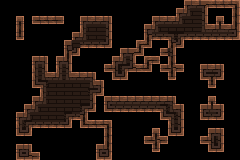

This game map was drawn from its Tiled (.tmx) file and the tilesets committed beside it. A one-line description and the full map source follow:
An orthogonal 30x20 tile map with 8x8 px tiles, 2 tile layers (prototype, terrain).

<map version="1.10" tiledversion="2024.05.24" orientation="orthogonal" renderorder="right-down" width="30" height="20" tilewidth="8" tileheight="8" infinite="0" nextlayerid="5" nextobjectid="1">
 <tileset firstgid="1" source="wood.tsx" />
 <layer id="2" name="prototype" width="30" height="20">
  <data encoding="csv">
0,0,0,0,0,0,0,0,0,0,0,0,0,0,0,0,0,0,0,0,0,0,0,73,73,73,73,73,73,73,
0,0,0,0,0,0,0,0,0,0,0,0,0,0,0,0,0,0,0,0,0,0,73,73,73,73,0,0,0,73,
0,0,73,0,73,73,73,73,0,0,73,73,73,73,0,0,0,0,0,73,73,73,73,73,73,73,0,73,0,73,
0,0,73,0,0,0,0,0,0,0,73,73,73,73,0,0,0,0,73,73,73,73,73,73,73,73,73,73,73,73,
0,0,73,0,0,0,0,0,0,73,73,73,73,73,0,0,0,0,73,73,73,73,73,73,73,73,73,73,73,73,
0,0,0,0,0,0,0,0,73,73,73,73,73,73,0,0,0,73,73,0,0,73,73,0,0,0,0,0,0,0,
0,0,0,0,0,0,0,0,73,73,0,0,0,0,0,73,73,73,0,0,73,73,0,0,0,0,0,0,0,0,
0,0,0,0,73,73,0,73,73,0,0,0,0,0,73,73,73,0,73,73,0,73,0,0,0,0,0,0,0,0,
0,0,0,0,73,73,0,73,73,0,0,0,0,73,73,73,73,73,73,0,73,73,73,0,0,73,73,73,0,0,
0,0,0,0,73,73,73,73,73,73,73,73,0,0,73,73,0,0,0,0,0,73,0,0,0,73,73,73,0,0,
0,0,0,0,73,73,73,73,73,73,73,73,73,0,0,0,0,0,0,0,0,0,0,0,0,0,73,0,0,0,
0,0,0,0,0,73,73,73,73,73,73,73,73,0,0,0,0,0,0,0,0,0,0,0,0,0,0,0,0,0,
0,0,0,0,73,73,73,73,73,73,73,73,0,73,73,73,73,73,73,73,73,73,0,0,0,0,73,0,0,0,
0,0,0,73,73,73,73,73,73,73,73,73,0,73,73,73,73,73,73,73,73,73,73,0,0,73,73,73,0,0,
0,0,73,73,73,73,73,73,73,73,73,0,0,0,0,0,0,0,0,0,73,73,73,0,0,73,73,73,0,0,
0,0,73,73,73,73,73,73,73,0,73,73,73,73,0,0,0,0,0,0,0,73,73,0,0,0,0,0,0,0,
0,0,73,73,0,0,0,0,0,0,0,0,0,73,0,0,0,0,0,73,0,73,73,0,0,0,73,73,0,0,
0,0,0,0,0,0,0,0,0,0,0,0,0,73,0,0,0,0,73,73,73,0,0,0,0,73,73,73,0,0,
0,0,73,73,0,0,0,0,0,0,0,0,73,73,0,0,0,0,0,73,0,0,0,0,0,0,73,73,0,0,
0,0,73,73,73,0,0,0,0,0,0,0,73,73,0,0,0,0,0,0,0,0,0,0,0,0,0,0,0,0
</data>
 </layer>
 <layer id="4" name="terrain" width="30" height="20">
  <data encoding="csv">
0,0,0,0,0,0,0,0,0,0,0,0,0,0,0,0,0,0,0,0,0,0,0,54,34,93,62,62,62,83,
0,0,0,0,0,0,0,0,0,0,0,0,0,0,0,0,0,0,0,0,0,0,54,76,2,30,0,0,0,50,
0,0,42,0,22,62,62,26,0,0,54,34,34,58,0,0,0,0,0,54,34,34,76,2,2,30,0,42,0,50,
0,0,50,0,0,0,0,0,0,0,14,2,2,30,0,0,0,0,54,76,2,2,2,2,2,75,34,85,34,87,
0,0,46,0,0,0,0,0,0,54,76,2,2,30,0,0,0,0,90,38,38,74,78,38,38,38,38,38,38,70,
0,0,0,0,0,0,0,0,54,2,38,38,38,70,0,0,0,84,86,0,0,90,70,0,0,0,0,0,0,0,
0,0,0,0,0,0,0,0,90,70,0,0,0,0,0,54,93,86,0,0,22,30,0,0,0,0,0,0,0,0,
0,0,0,0,54,58,0,54,87,0,0,0,0,0,54,76,30,0,84,26,0,50,0,0,0,0,0,0,0,0,
0,0,0,0,14,30,0,14,30,0,0,0,0,22,79,78,91,62,86,0,22,94,26,0,0,54,34,58,0,0,
0,0,0,0,14,75,34,76,75,34,34,58,0,0,66,70,0,0,0,0,0,46,0,0,0,66,80,70,0,0,
0,0,0,0,66,74,2,2,2,2,2,75,58,0,0,0,0,0,0,0,0,0,0,0,0,0,46,0,0,0,
0,0,0,0,0,14,2,2,2,2,2,78,70,0,0,0,0,0,0,0,0,0,0,0,0,0,0,0,0,0,
0,0,0,0,54,76,2,2,2,2,2,30,0,54,34,34,34,34,34,34,34,58,0,0,0,0,42,0,0,0,
0,0,0,54,76,2,2,2,2,2,78,70,0,66,38,38,38,38,38,38,74,75,58,0,0,54,85,58,0,0,
0,0,54,76,2,2,2,2,78,38,89,0,0,0,0,0,0,0,0,0,66,74,30,0,0,66,38,70,0,0,
0,0,14,78,38,38,38,38,70,0,82,62,62,83,0,0,0,0,0,0,0,14,30,0,0,0,0,0,0,0,
0,0,66,70,0,0,0,0,0,0,0,0,0,50,0,0,0,0,0,42,0,66,70,0,0,0,54,58,0,0,
0,0,0,0,0,0,0,0,0,0,0,0,0,50,0,0,0,0,22,94,26,0,0,0,0,22,79,30,0,0,
0,0,54,58,0,0,0,0,0,0,0,0,54,87,0,0,0,0,0,46,0,0,0,0,0,0,66,70,0,0,
0,0,66,91,26,0,0,0,0,0,0,0,66,70,0,0,0,0,0,0,0,0,0,0,0,0,0,0,0,0
</data>
 </layer>
</map>
